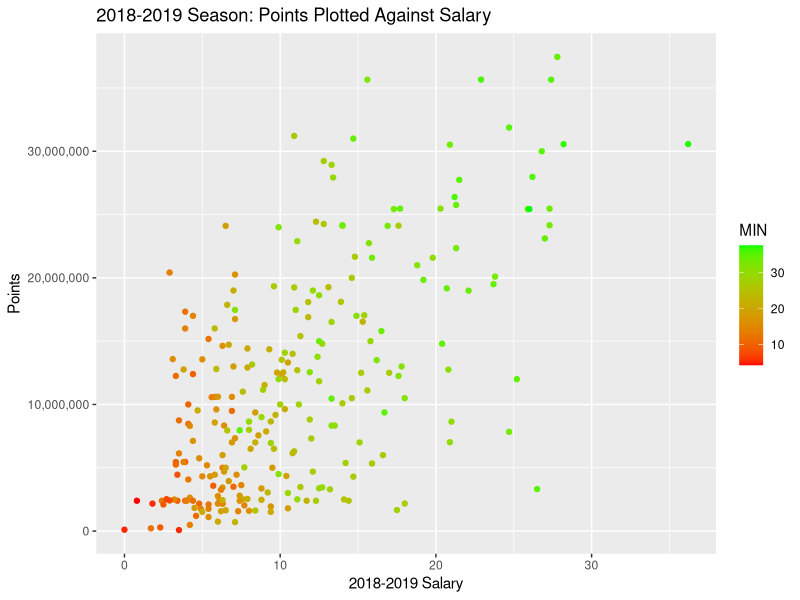
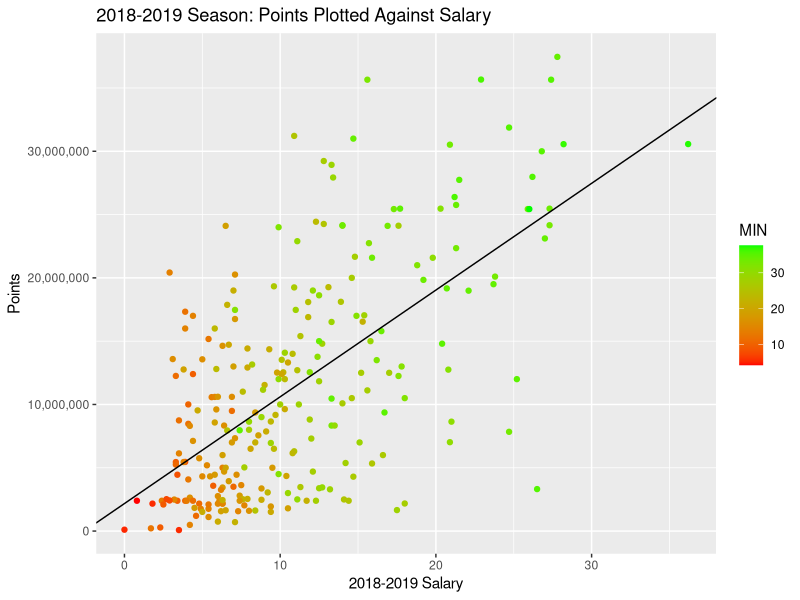

Write R code to recreate these figures, in order.
## ---- chunk 1
knitr::opts_chunk$set(echo = TRUE)
## ---- chunk 2
summary(cars)
## ---- chunk 3
players1819 <- read.csv(file = "players18-19.csv", header = TRUE)
players1718 <- read.csv(file = "players17-18.csv", header = TRUE)
players1617 <- read.csv(file = "players16-17.csv", header = TRUE)
players1516 <- read.csv(file = "players15-16.csv", header = TRUE)
## ---- chunk 4
salary1819 <- read.csv(file = "18-19_salary.csv", header = TRUE)
salary1718 <- read.csv(file = "17-18_salary.csv", header = TRUE)
salary1617 <- read.csv(file = "16-17_salary.csv", header = TRUE)
salary1516 <- read.csv(file = "15-16_salary.csv", header = TRUE)
## ---- chunk 5
#merge concactenates two dataframes together by values in a certain row or column.
df_salary <- merge(salary1516, salary1617, by.x = "Player", by.y = "Player")
df_salary <- merge(df_salary, salary1718, by.x = "Player", by.y = "Player")
df_salary <- merge(df_salary, salary1819, by.x = "Player", by.y = "Player")

#rm removes dataframes and vectors from our local working environment.
#rm(salary1516, salary1617, salary1718, salary1819)
## ---- chunk 6
names(df_salary) <- c("Player", "y1516", "y1617", "y1718", "y1819")

df_salary$Player <- as.character(df_salary$Player)

df_salary$y1516 = as.numeric(gsub("[\\$,]", "", as.character(df_salary$y1516)))
df_salary$y1617 = as.numeric(gsub("[\\$,]", "", as.character(df_salary$y1617)))
df_salary$y1718 = as.numeric(gsub("[\\$,]", "", as.character(df_salary$y1718)))
df_salary$y1819 = as.numeric(gsub("[\\$,]", "", as.character(df_salary$y1819)))

#Trim unnecessary whitespace to prevent string matching errors
df_salary$Player = trimws(df_salary$Player)
## ---- chunk 7
head(df_salary)
## ---- chunk 8
require(ggplot2)
require(scales)
data1819 <- merge(df_salary, players1819, by.x = "Player", by.y = "PLAYER")

p <- ggplot(data = data1819, aes(y = y1819, x = PTS, colour = MIN))
p + scale_y_continuous(labels = comma) + xlab("2018-2019 Salary") + 
  ylab("Points") + ggtitle("2018-2019 Season: Points Plotted Against Salary") + 
  scale_color_gradient(low="red", high="green") + geom_point()
## ---- chunk 9
#lm stands for "linear model"
points_salary <- lm(y1819 ~ PTS, data = data1819)
summary(points_salary)
## ---- chunk 10
p + scale_y_continuous(labels = comma) + xlab("2018-2019 Salary") + 
  ylab("Points") + ggtitle("2018-2019 Season: Points Plotted Against Salary") + 
  scale_color_gradient(low="red", high="green") + geom_point() + geom_abline(intercept = 2174352, slope = 843156)
## ---- chunk 11
require(lpSolve)
# obj represents the objective function. This is the function that calculates the total cost of the team and is what we are trying to minimize.
obj <- data1819$y1819
#constr represents the constraint functions. These are the conditions that a valid solution must satisfy. The conditions we impose are that the "team" must have a minimum sum of 100 points per game, the team must have at least 12 players, and each player can only be chosen at most once.
constr <- matrix(append(append(data1819$PTS, rep(1, times = 256)), as.vector(diag(nrow = 256))), nrow = 258, byrow = TRUE)
#right represents the right hand side of the constraint functions.
right <- c(100, 12, rep(1, times = 256))
#constraints_direction represents the sign of the constraint functions.
constranints_direction  <- c(">=", ">=", rep("<=", times = 256))
optimum <-  lp(direction="min",
               objective.in = obj,
               const.mat = constr,
               const.dir = constranints_direction,
               const.rhs = right,
               all.int = T)

best_sol <- optimum$solution
names(best_sol) <- data1819$Player
print(best_sol)
## ---- chunk 12
print(paste("Total cost: ", optimum$objval, sep=""))
